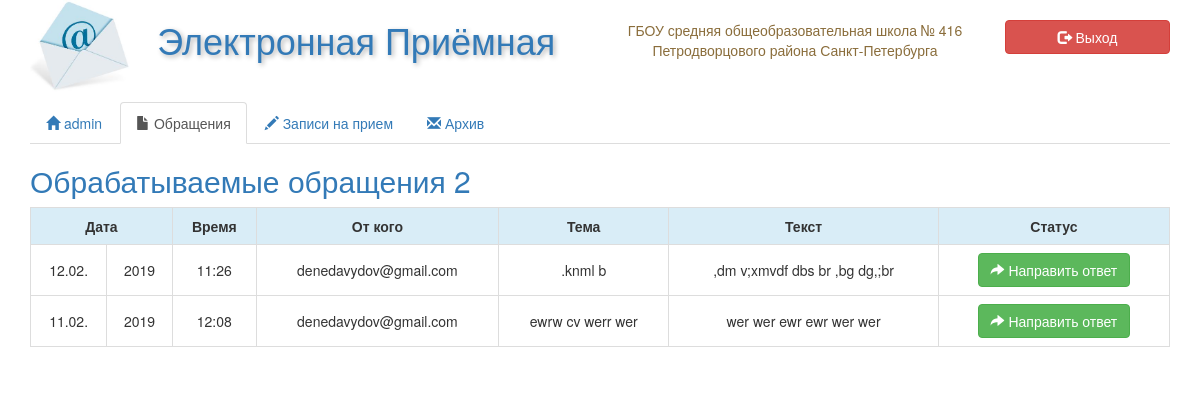
Screenshot of /resources/admin/user=admin-appeals.php (signed in) with the database file from the repository.
### tables this page shows
CREATE TABLE `appeals` (
  `id` int(11) NOT NULL,
  `user_id` int(11) NOT NULL,
  `mail` varchar(100) NOT NULL,
  `theme` varchar(200) NOT NULL,
  `message` text NOT NULL,
  `status` varchar(50) NOT NULL,
  `date` varchar(6) NOT NULL,
  `year` varchar(4) NOT NULL,
  `time` varchar(5) NOT NULL,
  `answer` text NOT NULL
);

### resources/admin/user=admin-appeals.php (the view, shortened to what this page needs)
<!DOCTYPE html>
<html lang="ru">
<head>
	<?php
		include('../../templates/head.php');
	?>
</head>
<body>
	<div class="container">
		<div class="row">
			<?php
				include('../../templates/header.php');
			?>
			<div class="col-xs-12">
				<ul class="nav nav-tabs">
					<li role="presentation"><a href="<?php $_SESSION['page'] = 'admin/user=admin'; echo 'resources/'.$_SESSION['page'].'.php' ?>" style="cursor: pointer;"><span class="glyphicon glyphicon-home"></span> <?php echo  $_SESSION['name']; ?> </a></li>
					<li role="presentation" class="active"><a href="<?php echo 'resources/'.$_SESSION['page'].'-appeals.php'; ?>"><span class="glyphicon glyphicon-file"></span> Обращения </a></li>
					<li role="presentation"><a href="<?php echo 'resources/'.$_SESSION['page'].'-appointments.php'; ?>"><span class="glyphicon glyphicon-pencil"></span> Записи на прием </a></li>
					<li role="presentation"><a href="#"><span class="glyphicon glyphicon-envelope"></span> Архив </a></li>
				</ul>
			</div>
			<div class="col-xs-12">
				<h2 class="text-primary"> Обрабатываемые обращения <?php
						        $query = "SELECT * FROM `appeals` WHERE `status`='Находится на рассмотрении'";
						        $result = mysql_query($query);
						        echo mysql_num_rows($result);
				?> </h2>
				<div  id="appeals_processed">
					<div class="table-responsive">
						<table class="table table-hover table-bordered text-center">
							<tr class="info">
								<td colspan="2"><strong>Дата</strong></td>
								<td><strong>Время</strong></td>
								<td><strong>От кого</strong></td>
								<td><strong>Тема</strong></td>
								<td><strong>Текст</strong></td>
								<td><strong>Статус</strong></td>
							</tr>
							<?php
						        $query = 'SELECT `date`, `year` , `time`, `mail`, `theme`, `message`, `id` FROM appeals WHERE `status`="Находится на рассмотрении" order by `id` desc';
						        $result = mysql_query($query);
						        $count_write_id=0;
						        while ($line = mysql_fetch_array($result, MYSQL_ASSOC)) {
						        echo "\t<tr>\n";
						                foreach ($line as $col_value) {
						                	if ($count_write_id != 6) {
						                		echo "\t\t<td>$col_value</td>\n";
						                	} else $id = $col_value;
						                    $count_write_id++;
						                }
						                $count_write_id = 0;
						                echo '<td><form method="POST"><button type="submit" value="'.$id.'" class="btn btn-success" name="answer"><span class="glyphicon glyphicon-share-alt"></span> Направить ответ</button></form></td>';
						            echo "\t</tr>\n";
						        }
								?>
						</table>
					</div>
				</div>
			</div>
		</div>
	</div>
</body>
</html>

### templates/head.php (shortened to what this page needs)
<link rel="stylesheet" href="bootstrap/css/bootstrap.min.css" />
<link rel="stylesheet" href="style.css?<?php echo time(); ?>" />

### templates/header.php
<div class="col-md-1 col-xs-12 col-sm-6">
	<p class="text-center">
		<img src="img/logo.jpg" alt="логотип" width="100" />
	</p>
</div>
<div class="col-md-5 col-xs-12 col-sm-6">
	<h1 class="text-primary text-center" style="text-shadow: 2px 2px 5px rgba(0,0,0,0.3);">Электронная Приёмная</h1>
</div>
<div class="col-md-4 text-center col-xs-12 col-sm-6">
	<p class="text-warning" style="margin-top: 20px;">ГБОУ средняя общеобразовательная школа № 416<br/> Петродворцового района Санкт-Петербурга</p>
</div>
<div class="col-md-2 col-xs-12 col-sm-6">
	<form action="" method="POST">
		<button type="submit" class="btn btn-danger btn-block
		<?php
			$page_name = 'admin/'.basename($_SERVER['PHP_SELF'], ".php");
			$page_name = explode("-", $page_name);
			if ($page_name[0] != "admin/user=admin") {
				echo "hidden-xs";
			}
		?>" name="exit" style="margin-top: 20px;"><span class="glyphicon glyphicon-log-out"></span> Выход</button>
	</form>
</div>

### style.css (style rules this page uses)
html { height: 100%; }
body { margin: 0; position: relative; min-height: 100%; padding-bottom: 100px; }
.table>tbody>tr>td, .table>tbody>tr>th, .table>tfoot>tr>td, .table>tfoot>tr>th, .table>thead>tr>td, .table>thead>tr>th { vertical-align: middle; }

### rows the page displays
appeals: date "12.02.", year "2019", time "11:26", mail "denedavydov@gmail.com", theme ".knml b", message ",dm v;xmvdf dbs br ,bg dg,;br", $id 6 (drawn)
appeals: date "11.02.", year "2019", time "12:08", mail "denedavydov@gmail.com", theme "ewrw cv werr wer", message "wer wer ewr ewr wer wer", $id 4 (drawn)

### other values shown
$_SESSION['name'] "admin"
mysql_num_rows($result) "2"
